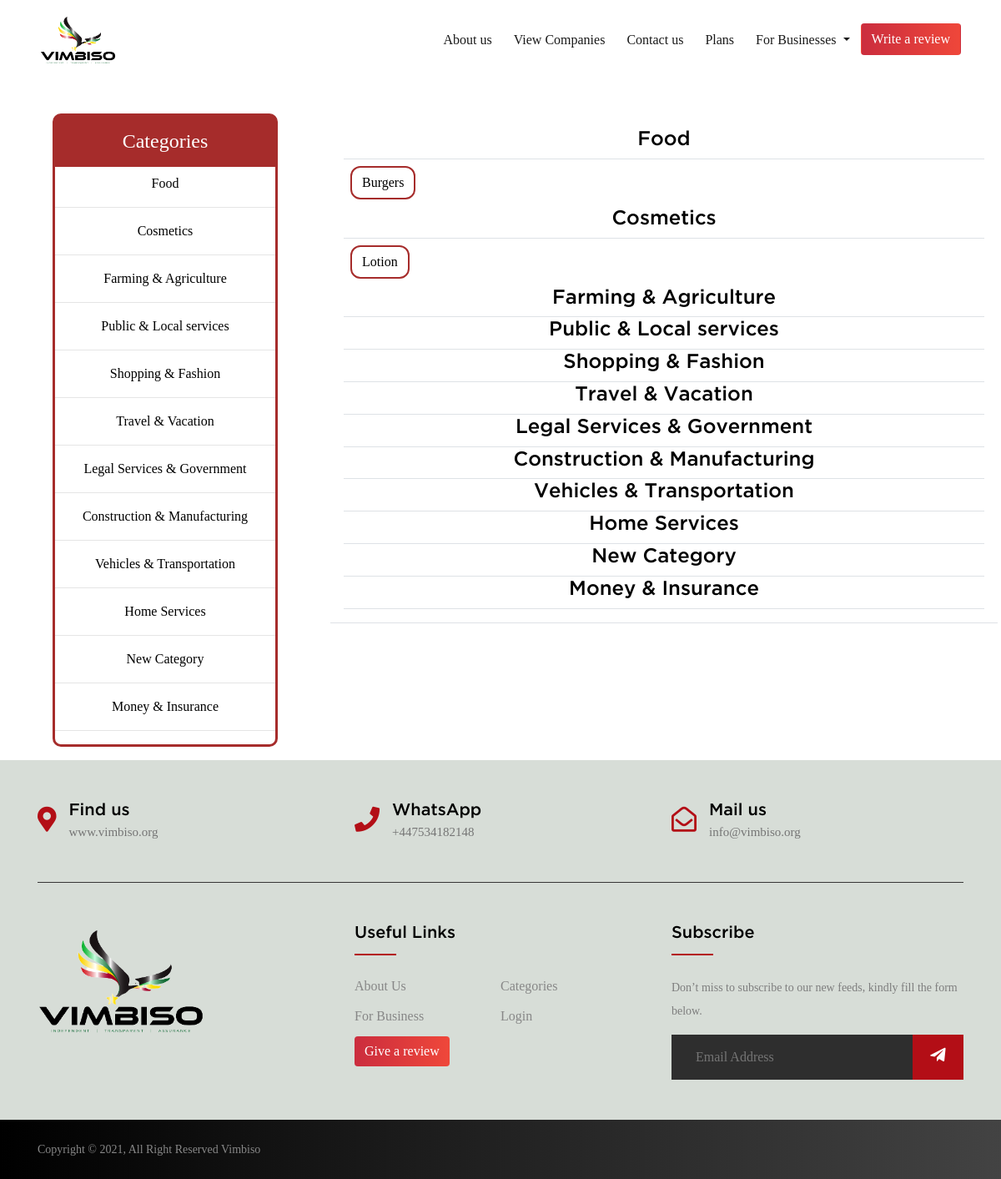
The page /categories/ on the database as committed earlier.
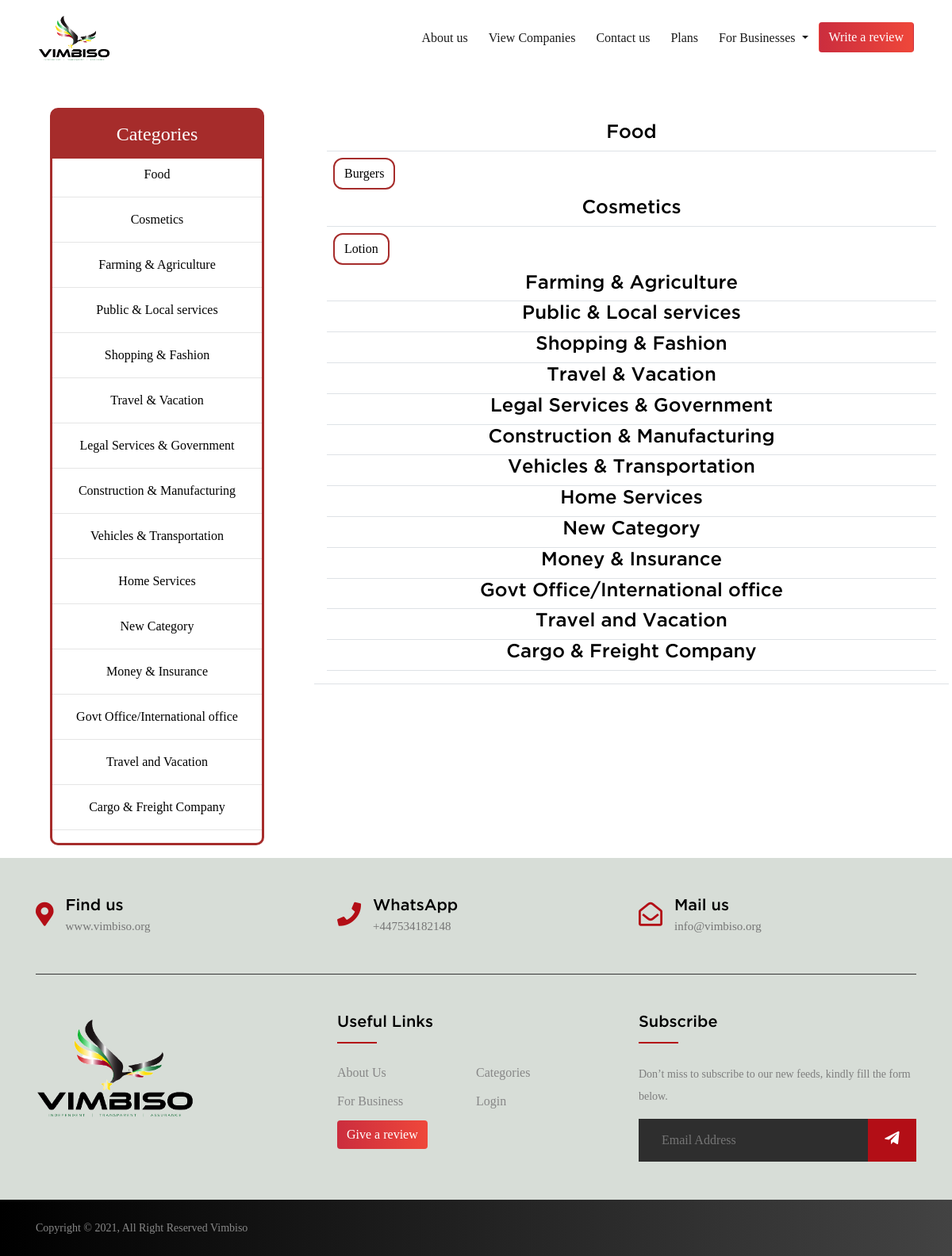
The same page on the database as committed later.
### vimbiso/models.py (models this page shows, shortened)
class Category(MPTTModel):
    name = models.CharField(max_length=200,unique=True)
    parent = TreeForeignKey(
        'self',
        blank=True,
        null=True,
        related_name='child',
        on_delete=models.CASCADE
    )
    class Meta:
        verbose_name_plural = "categories"

### vimbiso/views.py (the view)
# urls.py: path('categories/', categories, name='categories'),
def categories(request):
    context = {}
    context['categories'] = Category.objects.all()
    return render(request,'vimbiso/categories.html',context)

### vimbiso/templates/vimbiso/categories.html (shortened to what this page needs)
{% extends 'vimbiso/base.html' %}
{% load static %}
{% block content %}
<div class="container-fluid m-0 p-0">
        <div class="d-flex pt-4 mt-3">
            <div class="align-items-start flex-column col-3 mb-3 bg-white ml-5" style="height: auto;">
                <div class="justiy-content-center text-center" style="border:3px solid var(--red);border-radius:10px">
                    <h4 class="p-3" style="background-color:var(--red);color:white">Categories</h4>
                    {% for c in categories %}
                        {% if not c.parent %}
                        <a href="{% url 'vimbiso:companies' c.id %}" style="text-decoration:none;color:black">{{c.name}}</a>
                        <hr>
                        {% endif %}
                    {% endfor %}
                </div>
            </div>
            <div class="align-items-end flex-column col-8 mb-3 bg-white ml-5" style="height: auto;">
                <div class="d-flex row p-3 border-bottom">
                    {% for c in categories %}
                        {% if not c.parent %}
                            <div class="d-flex justify-content-center col-12 align-items-center border-bottom">
                                <a href="{% url 'vimbiso:companies' c.id %}" style="text-decoration:none;color:black"><h4><strong>{{c.name}}</strong></h4></a>
                            </div>
                        {% else %}
                                <div class="col-lg-4 col-sm-4 p-2">
                                    <a class="text-center btn" href="{% url 'vimbiso:companies' c.id %}" style="text-decoration:none;color:black;border:2px solid var(--red);border-radius:12px">{{c.name}}</a>
                                </div>
                        {% endif %}
                    {% endfor %}
                </div>
            </div>
        </div>
    </div>
{% endblock content %}

### vimbiso/templates/vimbiso/base.html (shortened to what this page needs)
<!doctype html>
{% load static %}
<html lang="en">
  <head>
    <link rel="stylesheet" href="https://maxcdn.bootstrapcdn.com/bootstrap/4.0.0/css/bootstrap.min.css">
    <link rel="stylesheet" href="{% static 'css/style.css' %}">
    <link rel="stylesheet" href="{% static 'css/auth.css' %}">
    <link rel="stylesheet" href="https://pro.fontawesome.com/releases/v5.10.0/css/all.css"/>
    <link rel="stylesheet" href=" {% static 'css/notifications.css' %} ">
  </head>
  <body>
    {% include 'vimbiso/navbar.html' %}
    {% block content %}{% endblock content %}
    <footer class="footer-section">
        <div class="container">
            <div class="footer-cta pt-5 pb-5">
                <div class="row">
                    <div class="col-xl-4 col-md-4 mb-30">
                        <div class="single-cta">
                            <i class="fas fa-map-marker-alt"></i>
                            <div class="cta-text">
                                <h4>Find us</h4>
                                <span>www.vimbiso.org</span>
                            </div>
                        </div>
                    </div>
                    <div class="col-xl-4 col-md-4 mb-30">
                        <div class="single-cta">
                            <i class="fas fa-phone"></i>
                            <div class="cta-text">
                                <h4>WhatsApp</h4>
                                <span>+447534182148</span>
                            </div>
                        </div>
                    </div>
                    <div class="col-xl-4 col-md-4 mb-30">
                        <div class="single-cta">
                            <i class="far fa-envelope-open"></i>
                            <div class="cta-text">
                                <h4>Mail us</h4>
                                <span>info@vimbiso.org</span>
                            </div>
                        </div>
                    </div>
                </div>
            </div>
            <div class="footer-content pt-5 pb-5">
                <div class="row">
                    <div class="col-xl-4 col-lg-4 mb-50">
                        <div class="footer-widget">
                            <div class="footer-logo">
                                <a href="index.html"><img src="{% static 'images/logo-no-bg-2.png' %}" class="img-fluid" alt="logo"></a>
                            </div>
                        </div>
                    </div>
                    <div class="col-xl-4 col-lg-4 col-md-6 mb-30">
                        <div class="footer-widget">
                            <div class="footer-widget-heading">
                                <h3>Useful Links</h3>
                            </div>
                            <ul>
                                <li><a href="#">About us</a></li>
                                <li><a href="{% url 'vimbiso:categories' %}">Categories</a></li>
                                <li><a href="{% url 'vimbiso:plans' %}">For Business</a></li>
                                <li><a href="accounts/login">Login</a></li>
                                <li>
                                    <button type="button" class="btn metallic-red-bg" data-toggle="modal" data-target="#exampleModalCenter">
                                        Give a review
                                    </button>
                                </li>
                            </ul>
                        </div>
                    </div>
                    <div class="col-xl-4 col-lg-4 col-md-6 mb-50">
                        <div class="footer-widget">
                            <div class="footer-widget-heading">
                                <h3>Subscribe</h3>
                            </div>
                            <div class="footer-text mb-25">
                                <p>Don’t miss to subscribe to our new feeds, kindly fill the form below.</p>
                            </div>
                            <div class="subscribe-form">
                                <form action="#">
                                    <input type="text" placeholder="Email Address">
                                    <button class="m-0"><i class="fab fa-telegram-plane"></i></button>
                                </form>
                            </div>
                        </div>
                    </div>
                </div>
            </div>
        </div>
        <div class="copyright-area">
            <div class="container">
                <div class="row">
                    <div class="col-xl-6 col-lg-6 text-center text-lg-left">
                        <div class="copyright-text">
                            <p>Copyright &copy; 2021, All Right Reserved Vimbiso</a></p>
                        </div>
                    </div>
                    <div class="col-xl-6 col-lg-6 d-none d-lg-block text-right">
                    </div>
                </div>
            </div>
        </div>
    </footer>
  </body>
</html>

### vimbiso/templates/vimbiso/navbar.html (shortened to what this page needs)
{% load static %}
<nav class="navbar navbar-expand-lg navbar-light bg-white pl-5 pr-5">
    <a class="navbar-brand" href="{% url 'vimbiso:index' %}"><img src="{% static 'images/logo-no-bg-2.png' %}" class="logo"></a>
    <div class="collapse navbar-collapse" id="navbarSupportedContent">
        <div class="form-inline my-2 my-lg-0">
            <ul class="navbar-nav mr-auto">
                <li class="nav-item active">
                    <a class="nav-link" href="{% url 'vimbiso:aboutus' %}">About us</a>
                </li>
                <li class="nav-item">
                    <a class="nav-link active" href="{% url 'vimbiso:categories' %}">View Companies</a>
                </li>
                <li class="nav-item active">
                    <a class="nav-link" href="{% url 'vimbiso:contactus' %}">Contact us</a>
                </li>
                <li class="nav-item active">
                    <a class="nav-link" href="{% url 'vimbiso:plans' %}">Plans</a>
                </li>
                <li class="nav-item dropdown active">
                    <a class="nav-link dropdown-toggle" href="#" id="navbarDropdown" role="button" data-toggle="dropdown" aria-haspopup="true" aria-expanded="false">
                      For Businesses
                    </a>
                  </li>
                <li class="nav-item">
                    <button type="button" class="btn" style="margin-top: 20px;background:linear-gradient(to right, #cb2d3e, #ef473a);color:white" data-toggle="modal" data-target="#exampleModalCenter">
                    Write a review
                    </button>
                </li>
            </ul>
        </div>
    </div>
</nav>

### static/css/style.css (style rules this page uses)
:root { --red: #a62c2b; --green: #296e01; --yellow: #fdcc0d; }
.logo { max-width: 140px; max-height: 65px; cursor: pointer; }
body { font-family: 'gotham'; overflow-x: hidden; }
input { border: none; font-family: inherit; font-size: inherit; margin: 0; outline: none; padding: 0; }
.navbar-light .navbar-nav .nav-link { margin: 20px 5px; }
a, a:visited, a:hover { color: #1B3D81; text-decoration: none; }
ul { margin: 0px; padding: 0px; }
.footer-section { background: #D7DDD7; position: relative; }
.footer-cta { border-bottom: 1px solid #373636; }
.single-cta i { color: #B30E16; font-size: 30px; float: left; margin-top: 8px; }
.cta-text { padding-left: 15px; display: inline-block; }
.cta-text h4 { color: black; font-size: 20px; font-weight: 600; margin-bottom: 2px; }
.cta-text span { color: #757575; font-size: 15px; }
.footer-content { position: relative; z-index: 2; }
.footer-logo { margin-bottom: 30px; }
.footer-logo img { max-width: 200px; }
.footer-text p { margin-bottom: 14px; font-size: 14px; color: #7e7e7e; line-height: 28px; }
.footer-widget-heading h3 { color: black; font-size: 20px; font-weight: 600; margin-bottom: 40px; position: relative; }
.footer-widget-heading h3::before { content: ""; position: absolute; left: 0; bottom: -15px; height: 2px; width: 50px; color: black; background: #B30E16; }
.footer-widget ul li { display: inline-block; float: left; width: 50%; margin-bottom: 12px; }
.footer-widget ul li a { color: #878787; text-transform: capitalize; }
.subscribe-form { position: relative; overflow: hidden; }
.subscribe-form input { width: 100%; padding: 14px 28px; background: #2E2E2E; border: 1px solid #2E2E2E; color: #fff; }
.subscribe-form button { position: absolute; right: 0; background: #B30E16; padding: 13px 20px; border: 1px solid #B30E16; top: 0; }
.subscribe-form button i { color: #fff; font-size: 22px; transform: rotate(-6deg); }
.copyright-area { background: linear-gradient(to right, #000000, #434343) !important; padding: 25px 0; }
.copyright-text p { margin: 0; font-size: 14px; color: #878787; }
.metallic-red-bg { background:linear-gradient(to right, #cb2d3e, #ef473a) !important;color:white;border:0px !important; }
:root { --star-size: 60px; --star-color: #fff; --star-background: #fc0; }

Rows that differ between the two databases and show on the page:
added Category: name "Govt Office/International office"
added Category: name "Travel and Vacation"
added Category: name "Cargo & Freight Company"
